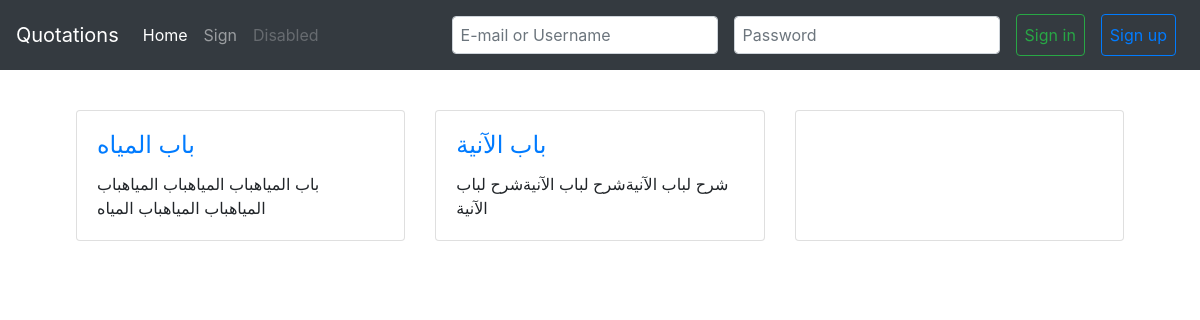
Screenshot of /sections.php?id=1 with the database file from the repository.
### tables this page shows
CREATE TABLE `sections` (
  `section_id` int(5) NOT NULL,
  `section_name` tinytext NOT NULL,
  `section_cat` int(3) NOT NULL,
  `section_description` tinytext DEFAULT NULL
);

### classes/dbh_class.php (called while the page is built)
<?php
class Dbh
{
    private $host = 'localhost';
    private $user = 'root';
    private $pwd = '';
    private $dbname = 'websitedb';
    protected function connect()
    {
        $dsn = 'mysql:host=' . $this->host . ';dbname=' . $this->dbname;
        try {
            $pdo = new PDO($dsn, $this->user,$this->pwd);
       } catch (\PDOException $e) {
            throw new \PDOException($e->getMessage(), (int)$e->getCode());
       }
        $pdo->setAttribute(PDO::ATTR_DEFAULT_FETCH_MODE, PDO::FETCH_ASSOC);
        return $pdo;
    }
}

### classes/sections_class.php (called while the page is built, shortened)
<?php
class Sections extends Dbh {
    protected function get_sections($section_cat)
    {
        $sql = "SELECT * FROM sections WHERE section_cat=?;";
        $stmt = $this->connect()->prepare($sql);
        $stmt->execute([$section_cat]);
        return $stmt->fetchAll();
    }
}

### classes/sectionsview_class.php (the view, shortened to what this page needs)
<?php
class SectionsView extends Sections {
    public function show_sections()
    {
        $result = $this->get_sections($_GET['id']);
        $counter = 0;
        echo '<div class="card-deck m-3">';
        foreach ($result as $row){
            if ($counter % 3 == 0){
                echo '</div>
                <div class="card-deck m-3">';
            }
            echo '<div class="card">
            <div class="card-body">
              <h4 class="card-title"><a href="content.php?id='.$row ["section_id"].'">'.$row ["section_name"].'</a></h4>';
             echo  '<p class="card-text">'.$row ["section_description"].'</p>';
            echo '</div>
          </div>';
          $counter++;
        }
        while ($counter % 3 != 0){
            echo '<div class="card">
            <div class="card-body">
              <h4 class="card-title"></h4>
              <p class="card-text"></p>
            </div>
          </div>';
            $counter++;
        }
        echo'</div>';
    }
}

### rows the page displays
sections: section_name "باب المياه", section_description "باب المياهباب المياهباب المياهباب المياهباب المياهباب المياه"
sections: section_name "باب الآنية", section_description "شرح لباب الآنيةشرح لباب الآنيةشرح لباب الآنية"
